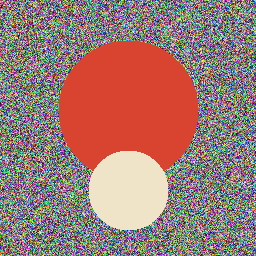
#> input picture pixelforge/tests/golden/inputs/rgba_test.png, 256 x 256 px
$ python -i io_utils.py   (imports and definitions only)
#> lines starting #> are read from the running program, lines starting #| are printed output that depends on the picture
"""统一图片加载（引擎与 CLI 共用）。

两个历史坑（2026-10-25 视觉验收发现）：
1. RGBA 直接 convert("RGB") 会丢 alpha——透明像素底下的 RGB 多为抠图残留噪声，
   丢掉 alpha 后噪声全数暴露（"背景变噪音"）。处理：先转 RGBA 再合成白底。
2. 带 ICC 配置文件的照片（如 Adobe RGB）默认按原始值读入导致偏色。
   处理：存在 icc_profile 时转 sRGB。

M5-0 起额外提供 load_rgb_with_alpha：同样合成白底给 RGB，但把源 alpha 作为
(H,W) float32 0..1 一并返回，供管线生成"与 fill 正交"的网格 alpha。
"""

from __future__ import annotations

import io
from pathlib import Path

import numpy as np
from PIL import Image


def _open_srgb(src: str | Path | bytes) -> Image.Image:
    """打开图片并在存在 ICC 时转换到 sRGB（无效配置按原图处理）。"""
    img = Image.open(io.BytesIO(src) if isinstance(src, (bytes, bytearray)) else src)

    icc = img.info.get("icc_profile")
    if icc:
        try:
            from PIL import ImageCms

            img = ImageCms.profileToProfile(
                img,
                ImageCms.ImageCmsProfile(io.BytesIO(icc)),
                ImageCms.createProfile("sRGB"),
            )
        except Exception:  # noqa: BLE001 —— 无效配置文件时按原图处理
            pass
    return img


def _has_alpha(img: Image.Image) -> bool:
    return img.mode in ("RGBA", "LA", "PA") or (
        img.mode == "P" and "transparency" in img.info
    )


def load_rgb(src: str | Path | bytes) -> np.ndarray:
    """从路径或字节加载为 (H, W, 3) uint8 sRGB。

    RGBA/LA/PA/P(带透明索引) → 合成白底；带 ICC → 转 sRGB。
    """
    img = _open_srgb(src)

    if _has_alpha(img):
        rgba = img.convert("RGBA")
        bg = Image.new("RGB", rgba.size, (255, 255, 255))
        bg.paste(rgba, mask=rgba.split()[3])
        img = bg
    else:
        img = img.convert("RGB")
    return np.asarray(img)


def load_rgb_with_alpha(src: str | Path | bytes) -> tuple[np.ndarray, np.ndarray]:
    """加载为 (rgb, alpha)：rgb 同 load_rgb（白底合成），alpha 为 (H, W) float32 0..1。

    无 alpha 通道的图片 alpha 全 1。ICC 处理与 load_rgb 一致。
    """
    img = _open_srgb(src)

    if _has_alpha(img):
        rgba = img.convert("RGBA")
        alpha_img = rgba.split()[3]
        alpha = np.asarray(alpha_img, dtype=np.float32) / 255.0
        bg = Image.new("RGB", rgba.size, (255, 255, 255))
        bg.paste(rgba, mask=alpha_img)
        rgb = np.asarray(bg)
    else:
        rgb = np.asarray(img.convert("RGB"))
        alpha = np.ones(rgb.shape[:2], dtype=np.float32)
    return rgb, alpha

>>> import cv2
>>> picture = cv2.imread('../tests/golden/inputs/rgba_test.png', cv2.IMREAD_GRAYSCALE)
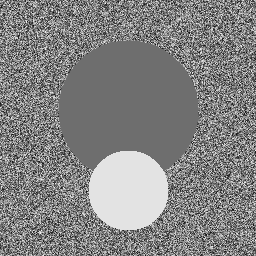
#> picture: shape (256, 256); min 3, max 251, mean 131
#> (the run stopped early here; a loop or call above may not have finished)
